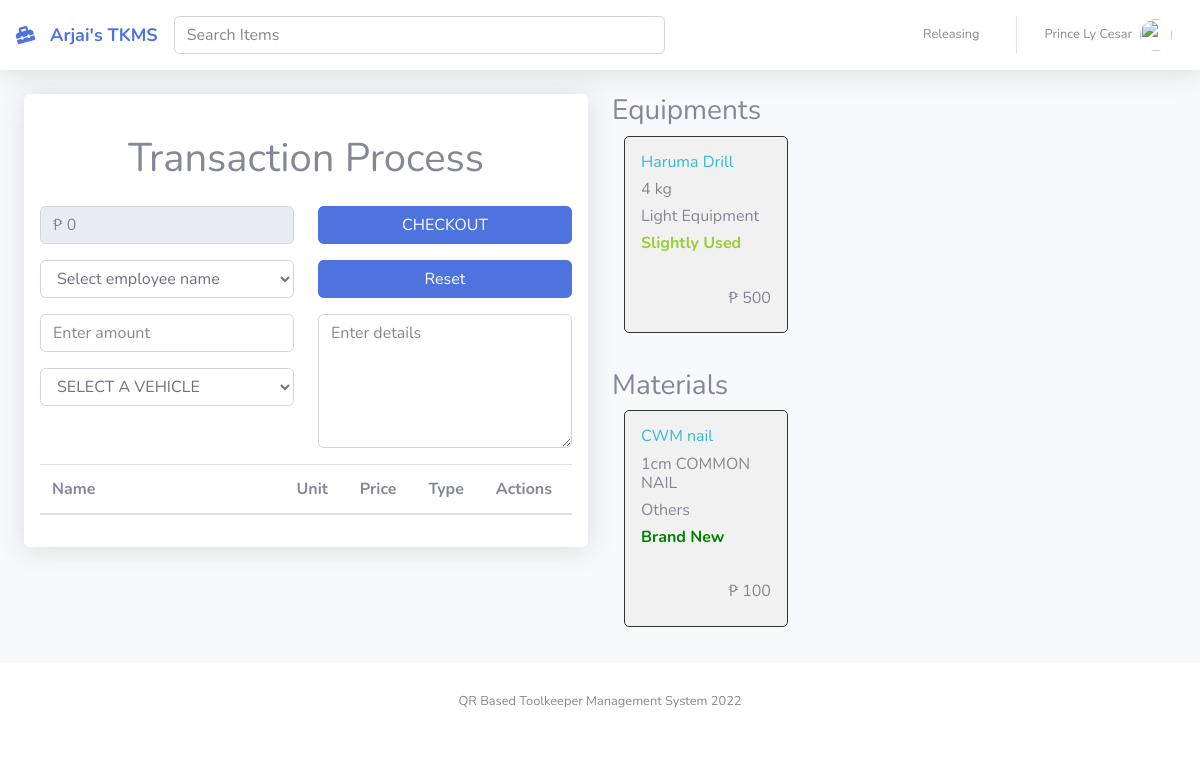
/pages/pos.php (signed in), run on the app's committed database.
### tables this page shows
CREATE TABLE `equipment` (
  `EQUIPMENT_ID` int(8) NOT NULL,
  `NAME` varchar(128) DEFAULT NULL,
  `DESCRIPTION` varchar(256) DEFAULT NULL,
  `UNITS` varchar(64) DEFAULT NULL,
  `QTY_STOCK` int(11) UNSIGNED DEFAULT 0,
  `PRICE` int(11) DEFAULT 0,
  `TYPE` varchar(32) DEFAULT NULL,
  `DATE_PURCHASED` datetime DEFAULT current_timestamp(),
  `status` varchar(32) DEFAULT NULL
);

CREATE TABLE `product` (
  `PRODUCT_ID` int(11) NOT NULL,
  `PRODUCT_CODE` varchar(20) NOT NULL,
  `NAME` varchar(50) DEFAULT NULL,
  `DESCRIPTION` varchar(250) NOT NULL,
  `QTY_STOCK` int(11) DEFAULT NULL,
  `ON_HAND` int(11) NOT NULL,
  `PRICE` int(11) DEFAULT NULL,
  `CATEGORY_ID` int(11) DEFAULT NULL,
  `DATE_STOCK_IN` varchar(50) NOT NULL
);

CREATE TABLE `category` (
  `CATEGORY_ID` int(11) NOT NULL,
  `CNAME` varchar(50) DEFAULT NULL
);

### pages/pos.php (the view, shortened to what this page needs)
<?php
include '../includes/connection.php';
include '../includes/topp.php';
include '../includes/helper.php';
?>
<div class="row">
    <div class="col-lg-6">
        <div class="rounded shadow p-3" style="background-color: white;">
            <h1 class="text-center my-4">Transaction Process</h1>
            <form class="form">
                <div class="row row-cols-2">
                    <div class="col">
                        <div class="form-group">
                            <input class="form-control" type="text" readonly placeholder="₱ 0" id="total_cost">
                        </div>
                        <div class="form-group">
                        <select class="form-control" name="user" id="user_id">
?>                          <option selected disabled>Select employee name</option>
                        </select>
                        </div>
                    </div>
                    <div class="col">
                        <div class="form-group">
                            <button id="proceed" class="btn btn-primary w-100">CHECKOUT</button>
                        </div>
                        <div class="form-group">
                            <button class="btn btn-primary w-100" id="reset">Reset</button>
                        </div>
                    </div>
                </div>
                <div class="row row-cols-2">
                    <div class="col">
                        <div class="form-group">
                            <input class="form-control" type="number" name="amount_paid" id="amount_paid"
                                placeholder="Enter amount">
                        </div>
                        <div class="form-group">
                            <select id="vehicle" class="form-control">
                                <option>SELECT A VEHICLE</option>
                            </select>
                        </div>
                    </div>
                    <div class="col">
                        <div class="form-group">
                            <textarea class="form-control" name="" cols="20" rows="5" placeholder="Enter details"
                                id="details"></textarea>
                        </div>
                    </div>
                </div>
            </form>
            <table class="table">
                <thead>
                    <tr>
                        <th width="40%">Name</th>
                        <th width="10%">Unit</th>
                        <th width="10%">Price</th>
                        <th width="10%">Type</th>
                        <th width="10%">Actions</th>
                    </tr>
                </thead>
            </table>
        </div>
    </div>
    <div class="col-lg-6">
        <h3>Equipments</h3>
        <div class="d-flex flex-wrap">
            <?php
$result = mysqli_query($db, "SELECT * FROM equipment WHERE QTY_STOCK > 0 AND status != 'Damaged/Maintenance'");
?>
            <?php while ($row = mysqli_fetch_assoc($result)) : ?>
            <div class="col-sm-6 col-md-4 mb-3 search-item">
                <div class="products item">
                    <h6 class="text-info item-name"><?php echo $row['NAME']?><span class="item-class" style="visibility: hidden">E</span></h6>
                    <h6 class="item-unit"><?php echo $row['UNITS']?></h6>
                    <h6 class="item-type"><?php echo $row['TYPE']?></h6>
                    <?php echo checkStatus($row['status']); ?>
                    <h6 class="text-right item-price">₱ <?php echo $row['PRICE']?></h6>
                </div>
            </div>
            <?php endwhile; ?>
        </div>
        <h3>Materials</h3>
        <div class="d-flex flex-wrap">
            <?php
$result = mysqli_query($db, "SELECT p.*, c.CNAME FROM product p INNER JOIN category c ON p.CATEGORY_ID = c.CATEGORY_ID WHERE QTY_STOCK > 0");
?>
            <?php while ($row = mysqli_fetch_assoc($result)) : ?>
            <div class="col-sm-6 col-md-4 mb-3 search-item">
                <div class="products item">
                    <h6 class="text-info item-name"><?php echo $row['NAME']?><span class="item-class" style="visibility: hidden">M</span></h6>
                    <h6 class="item-unit"><?php echo $row['DESCRIPTION']?></h6>
                    <h6 class="item-type"><?php echo $row['CNAME']?></h6>
                    <h6 class="item-status font-weight-bold" style="color: green">Brand New</h6>
                    <h6 class="text-right item-price">₱ <?php echo $row['PRICE']?></h6>
                </div>
            </div>
            <?php endwhile; ?>
        </div>
    </div>
</div>
<?php
include '../includes/footer.php';
?>

### includes/helper.php (shortened to what this page needs)
<?php
function checkStatus($status)
{
    $component = "";
    switch (strtolower($status)) {
        case 'slightly used':
            $component = "<h6 class='item-status font-weight-bold' style='color: #9ACD32'>" . $status . "</h6>";
            break;
    }
    return $component;
}

### pages/cart.css (style rules this page uses)
.products { border: 1px solid #333; background-color: #f1f1f1; border-radius: 5px; padding: 16px; margin-bottom: 20px; }

### data on the page
equipment: NAME "Haruma Drill", UNITS "4 kg", TYPE "Light Equipment", status "Slightly Used", PRICE "500"
product: NAME "CWM nail", DESCRIPTION "1cm COMMON NAIL", CATEGORY_ID.CNAME "Others", PRICE "100"

### other printed values
$_SESSION['FIRST_NAME'] "Prince Ly"
$_SESSION['LAST_NAME'] "Cesar"
